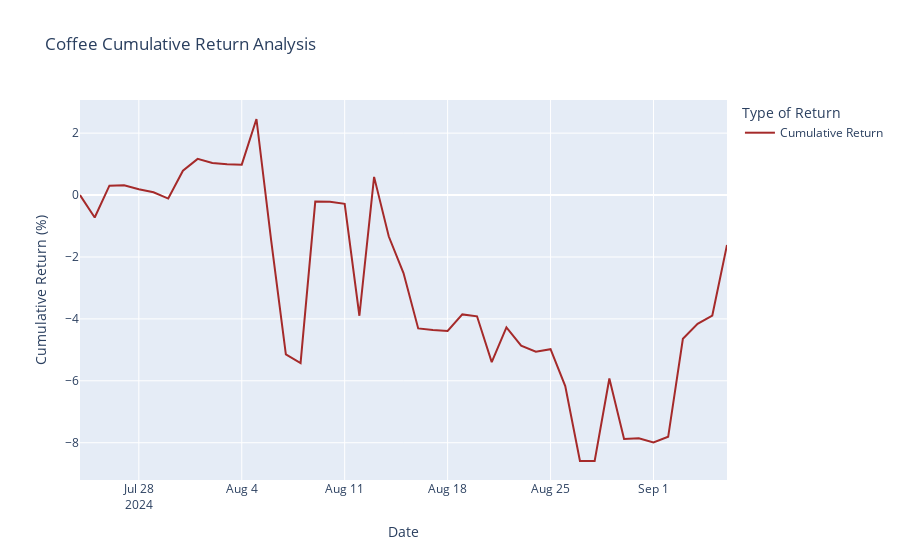

Notebook code cell kept with this figure:
### Code cell
initial_price = df_coffee['close'].iloc[0]
df_coffee['cumulative_return_2'] = (df_coffee['close'] - initial_price) / initial_price
df_coffee['cumulative_return_2_'] = df_coffee['cumulative_return_2'] * 100
#

color_map = {
   'Cumulative Return': 'brown'
}

fig = px.line(
   df_returns,
   x='date',
   y='Return',
   color='Return Type',
   title="Coffee Cumulative Return Analysis",
   labels={
       'date': 'Date',
       'Return': 'Cumulative Return (%)',
       'Return Type': 'Type of Return'
   },
   color_discrete_map=color_map
)

fig.show()

### Figure 1 — Plotly figure (JSON) as saved in the notebook; plotly's stock layout.template omitted (floating-point values rounded to 4 significant figures)
{"data": [{"hovertemplate": "Type of Return=Cumulative Return<br>Date=%{x}<br>Cumulative Return (%)=%{y}<extra></extra>", "legendgroup": "Cumulative Return", "line": {"color": "brown", "dash": "solid"}, "marker": {"symbol": "circle"}, "mode": "lines", "name": "Cumulative Return", "orientation": "v", "showlegend": true, "type": "scatter", "x": ["2024-07-24T00:00:00", "2024-07-25T00:00:00", "2024-07-26T00:00:00", "2024-07-27T00:00:00", "2024-07-28T00:00:00", "2024-07-29T00:00:00", "2024-07-30T00:00:00", "2024-07-31T00:00:00", "2024-08-01T00:00:00", "2024-08-02T00:00:00", "2024-08-03T00:00:00", "2024-08-04T00:00:00", "2024-08-05T00:00:00", "2024-08-06T00:00:00", "2024-08-07T00:00:00", "2024-08-08T00:00:00", "2024-08-09T00:00:00", "2024-08-10T00:00:00", "2024-08-11T00:00:00", "2024-08-12T00:00:00", "2024-08-13T00:00:00", "2024-08-14T00:00:00", "2024-08-15T00:00:00", "2024-08-16T00:00:00", "2024-08-17T00:00:00", "2024-08-18T00:00:00", "2024-08-19T00:00:00", "2024-08-20T00:00:00", "2024-08-21T00:00:00", "2024-08-22T00:00:00", "2024-08-23T00:00:00", "2024-08-24T00:00:00", "2024-08-25T00:00:00", "2024-08-26T00:00:00", "2024-08-27T00:00:00", "2024-08-28T00:00:00", "2024-08-29T00:00:00", "2024-08-30T00:00:00", "2024-08-31T00:00:00", "2024-09-01T00:00:00", "2024-09-02T00:00:00", "2024-09-03T00:00:00", "2024-09-04T00:00:00", "2024-09-05T00:00:00", "2024-09-06T00:00:00"], "xaxis": "x", "y": [0, -0.7258, 0.3026, 0.3184, 0.1904, 0.08898, -0.1126, 0.7867, 1.169, 1.036, 0.9915, 0.9828, 2.457, -1.462, -5.146, -5.425, -0.2118, -0.2139, -0.2818, -3.899, 0.5872, -1.339, -2.519, -4.309, -4.357, -4.392, -3.855, -3.917, -5.395, -4.275, -4.864, -5.062, -4.98, -6.169, -8.589, -8.59, -5.926, -7.881, -7.854, -7.988, -7.808, -4.643, -4.159, -3.893, -1.611], "yaxis": "y"}], "layout": {"legend": {"title": {"text": "Type of Return"}, "tracegroupgap": 0}, "title": {"text": "Coffee Cumulative Return Analysis"}, "xaxis": {"anchor": "y", "domain": [0, 1], "title": {"text": "Date"}}, "yaxis": {"anchor": "x", "domain": [0, 1], "title": {"text": "Cumulative Return (%)"}}}}
